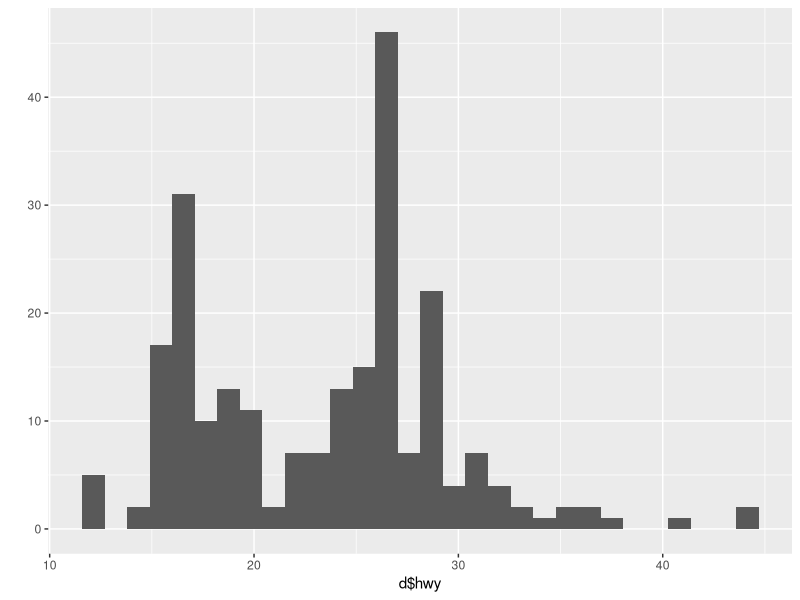
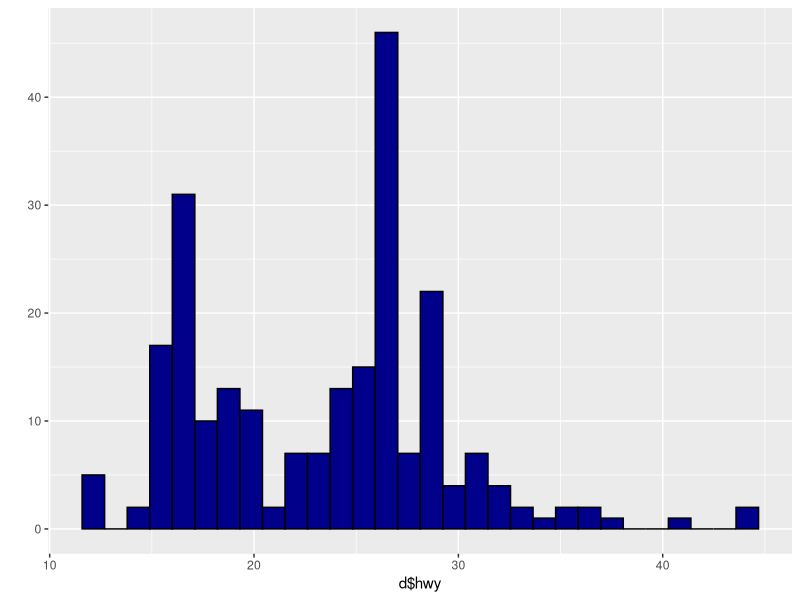
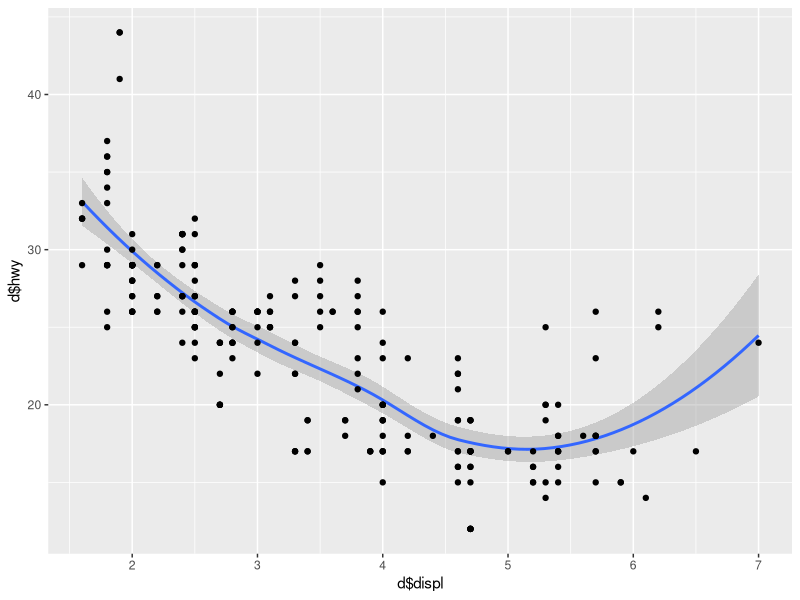
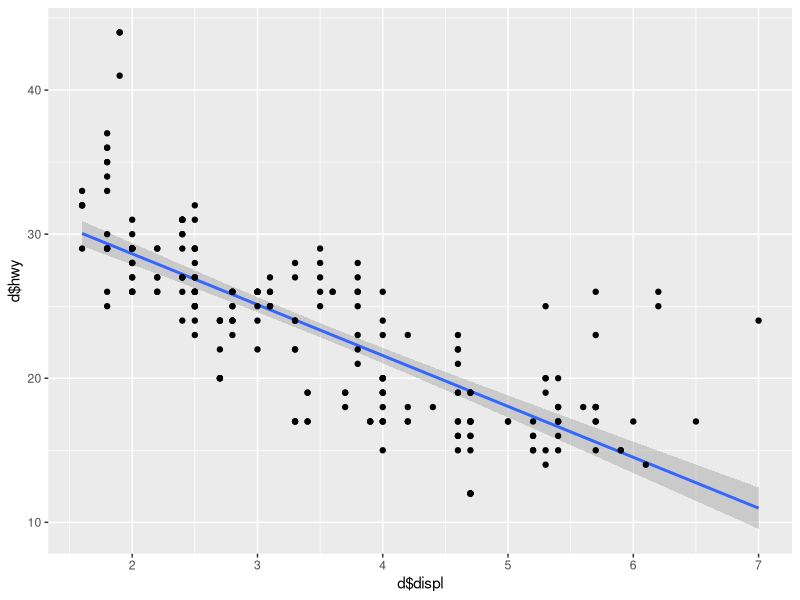
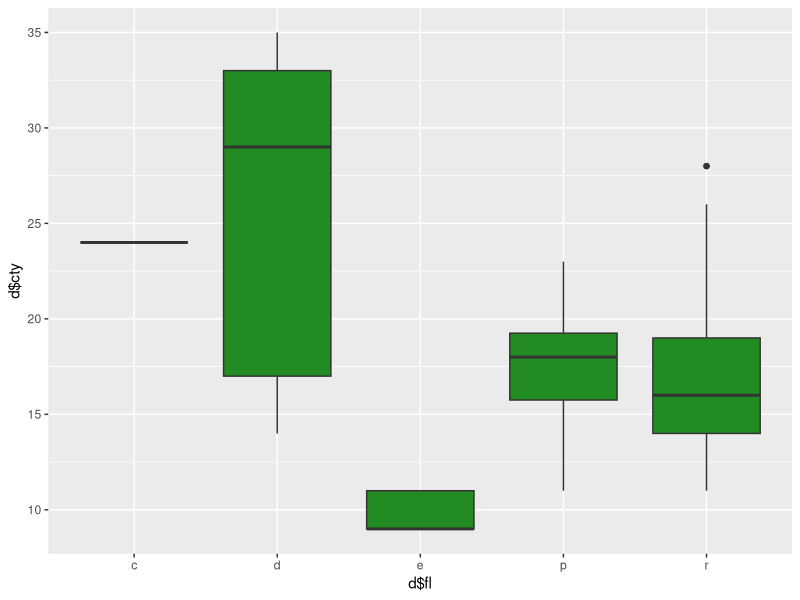
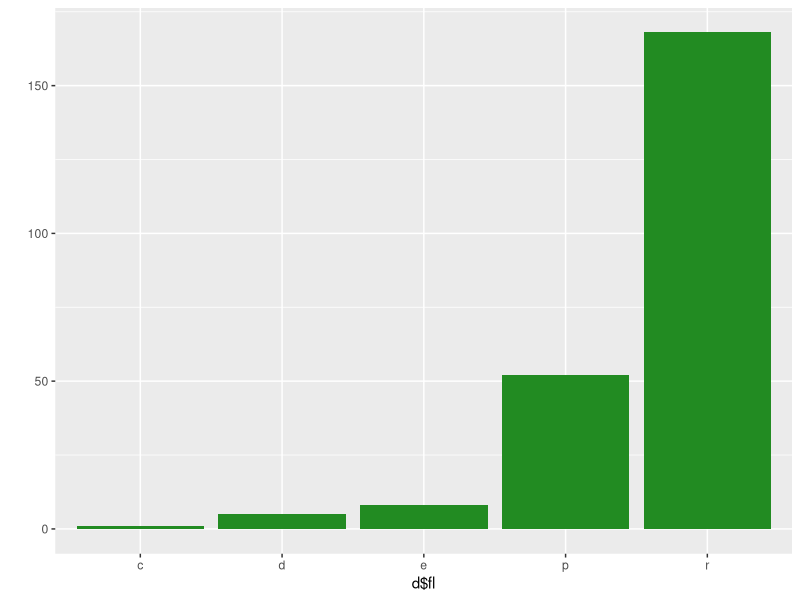
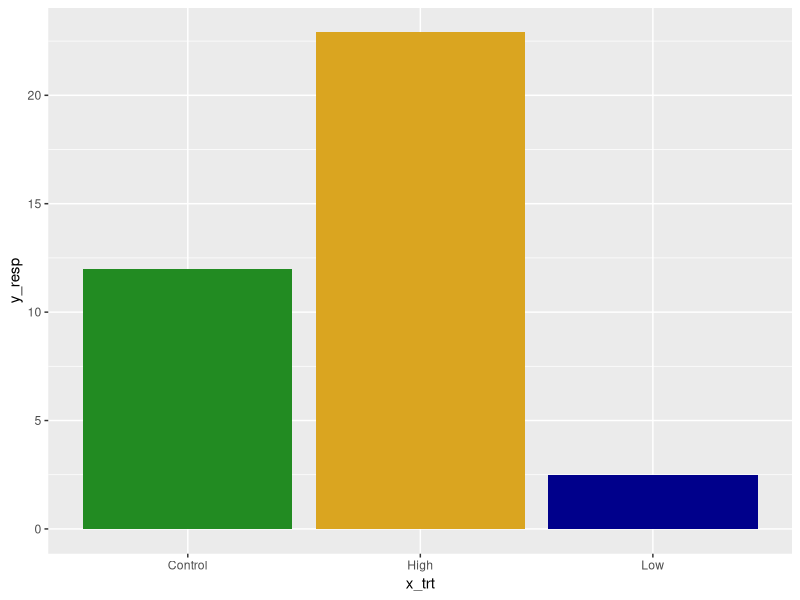
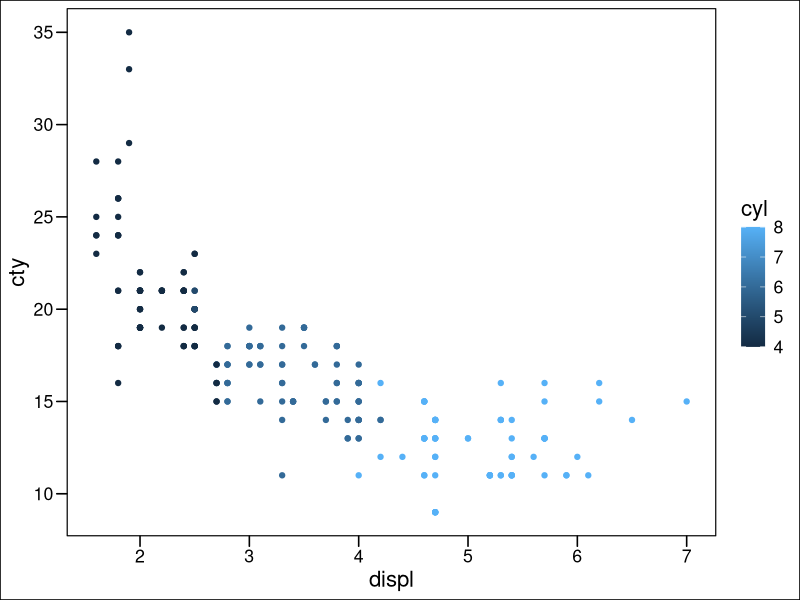

Recreate these plots in R, in order.
### ggplot2
### 24 January 2023
### EKP

library(ggplot2)
library(ggthemes)
library(patchwork)

# Template for ggplot code
## p1 <- ggplot(data=<DATA>, mapping = aes(x=xVar, y=yVar)) + <GEOM FUNCTION>
  ## eg. of geom function: geom_boxplot()
## print(p1)

# Load in a built-in data set
d <- mpg
str(mpg)

library(dplyr)
glimpse(d)

# qplot: function in ggplot for quick plotting
qplot(x=d$hwy)

# histogram
qplot(x=d$hwy, fill=I("darkblue"), color=I("black"))
  ## if you don't use I, the colors won't work

# scatterplot
qplot(x=d$displ, y=d$hwy, geom=c("smooth", "point"))
  # smooth adds line of best fit
qplot(x=d$displ, y=d$hwy, geom=c("smooth", "point"), method="lm")
  # this adds linear line of best fit

# boxplot
qplot(x=d$fl, y=d$cty, geom="boxplot", fill=I("forestgreen"))

# bar plot
qplot(x=d$fl, geom="bar", fill=I("forestgreen"))

# Create some data (specified counts)
x_trt <- c("Control", "Low", "High")
y_resp <- c(12, 2.5, 22.9)
qplot(x=x_trt, y=y_resp, geom="col", fill=I(c("forestgreen", "#00008B", "goldenrod")))

# ggplot: uses dataframes instead of vectors
p1 <- ggplot(data=d, mapping=aes(x=displ, y=cty, color=cyl)) + 
  geom_point()
  # 'group colors by the cyl variable'

p1 + theme_base()
p1 + theme_bw()
p1 + theme_classic()
p1 + theme_linedraw()
p1 + theme_dark()
p1 + theme_minimal()
p1 + theme_void()
p1 + theme_economist()
p1 + theme_solarized()

p1 + theme_bw(base_size=20, base_family="serif")
  # base_size = font size
  # base_family = font type

p2 <- ggplot(data=d, aes(x=fl, fill=fl)) + 
  geom_bar()
p2 + coord_flip() + theme_classic(base_size=15, base_family="sans")

# Theme modifications
p3 <- ggplot(data=d, aes(x=displ, y=cty)) + 
  geom_point(size=3, shape=21, color="magenta", fill="purple") + 
  xlab("Count") +
  ylab("Fuel") +
  labs(title="My title here", subtitle="my subtitle goes here") #x=/y= axis
p3 + xlim(1, 10) + ylim(0, 35)

library(viridis)
cols <- viridis(7, option = "plasma")
  # plasma, turbo, magma, viridis are other options
ggplot(data=d, aes(x=class, y=hwy, fill=class)) + 
  geom_boxplot() +
  scale_fill_manual(values=cols)

library(patchwork)
(p1 + p2) / p3
  # groups figures on same page